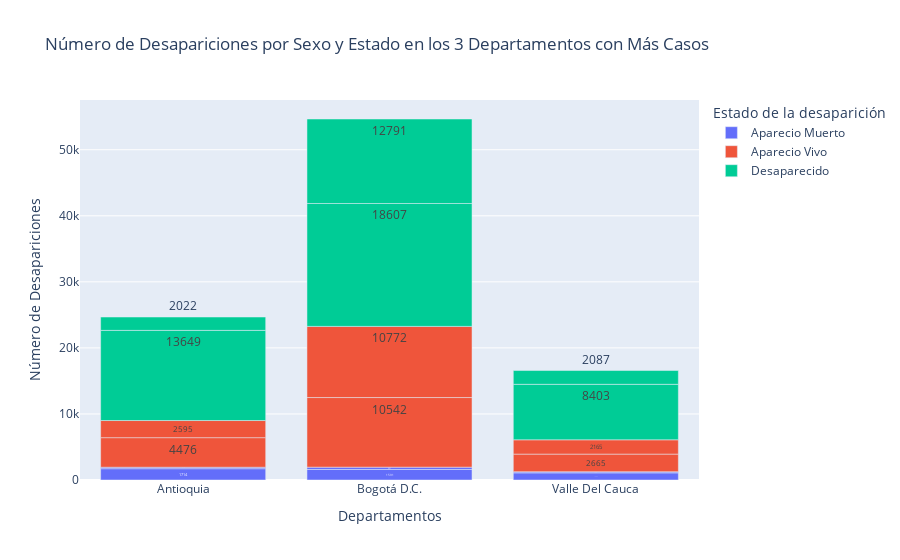

This figure's notebook cell:
### Code cell
import plotly.express as px

fig = px.bar(
    datos_filtrados,
    x='Departamento donde ocurre la desaparición DANE',
    y='Cantidad',
    color='Estado de la desaparición',
    text='Cantidad',
    title='Número de Desapariciones por Sexo y Estado en los 3 Departamentos con Más Casos',
    labels={'Cantidad': 'Número de Desapariciones', 'Departamento donde ocurre la desaparición DANE': 'Departamentos'}
)

fig.show()

### Figure 1 — Plotly figure (JSON) as saved in the notebook; plotly's stock layout.template omitted (floating-point values rounded to 4 significant figures)
{"data": [{"alignmentgroup": "True", "hovertemplate": "Estado de la desaparición=Aparecio Muerto<br>Departamentos=%{x}<br>Número de Desapariciones=%{text}<extra></extra>", "legendgroup": "Aparecio Muerto", "marker": {"color": "#636efa", "pattern": {"shape": ""}}, "name": "Aparecio Muerto", "offsetgroup": "Aparecio Muerto", "orientation": "v", "showlegend": true, "text": [1714, 219, 1591, 351, 1086, 169], "textposition": "auto", "type": "bar", "x": ["Antioquia", "Antioquia", "Bogotá D.C.", "Bogotá D.C.", "Valle Del Cauca", "Valle Del Cauca"], "xaxis": "x", "y": [1714, 219, 1591, 351, 1086, 169], "yaxis": "y"}, {"alignmentgroup": "True", "hovertemplate": "Estado de la desaparición=Aparecio Vivo<br>Departamentos=%{x}<br>Número de Desapariciones=%{text}<extra></extra>", "legendgroup": "Aparecio Vivo", "marker": {"color": "#EF553B", "pattern": {"shape": ""}}, "name": "Aparecio Vivo", "offsetgroup": "Aparecio Vivo", "orientation": "v", "showlegend": true, "text": [4476, 2595, 10542, 10772, 2665, 2165], "textposition": "auto", "type": "bar", "x": ["Antioquia", "Antioquia", "Bogotá D.C.", "Bogotá D.C.", "Valle Del Cauca", "Valle Del Cauca"], "xaxis": "x", "y": [4476, 2595, 10542, 10772, 2665, 2165], "yaxis": "y"}, {"alignmentgroup": "True", "hovertemplate": "Estado de la desaparición=Desaparecido<br>Departamentos=%{x}<br>Número de Desapariciones=%{text}<extra></extra>", "legendgroup": "Desaparecido", "marker": {"color": "#00cc96", "pattern": {"shape": ""}}, "name": "Desaparecido", "offsetgroup": "Desaparecido", "orientation": "v", "showlegend": true, "text": [13649, 2022, 18607, 12791, 8403, 2087], "textposition": "auto", "type": "bar", "x": ["Antioquia", "Antioquia", "Bogotá D.C.", "Bogotá D.C.", "Valle Del Cauca", "Valle Del Cauca"], "xaxis": "x", "y": [13649, 2022, 18607, 12791, 8403, 2087], "yaxis": "y"}], "layout": {"barmode": "relative", "legend": {"title": {"text": "Estado de la desaparición"}, "tracegroupgap": 0}, "title": {"text": "Número de Desapariciones por Sexo y Estado en los 3 Departamentos con Más Casos"}, "xaxis": {"anchor": "y", "domain": [0, 1], "title": {"text": "Departamentos"}}, "yaxis": {"anchor": "x", "domain": [0, 1], "title": {"text": "Número de Desapariciones"}}}}
